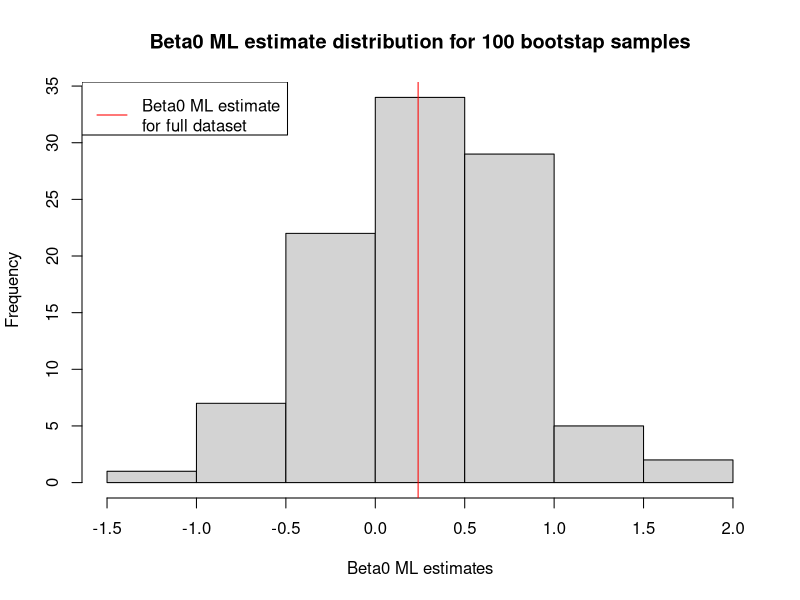
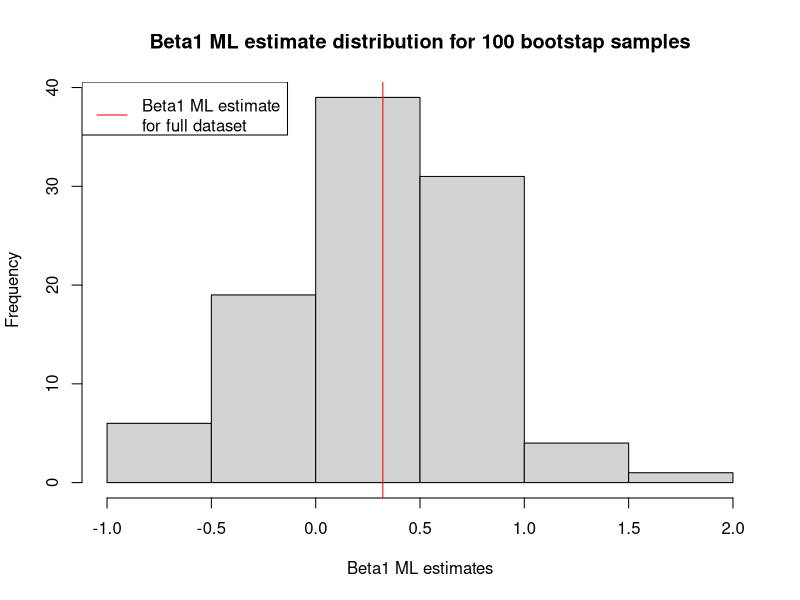

R code for these plots, in order:
# Data
genotype <- c(0, 0, 0, 0, 0, 0, 0, 0, 0, 0, 1, 1, 1, 2, 2, 2, 2, 2, 2, 0, 
              0, 0, 0, 0, 0, 1, 1, 1, 1, 1, 2)
phenotype <- c(1, 1, 1, 1, 1, 1, 1, 1, 1, 1, 1, 1, 1, 1, 1, 1, 1, 1, 1, 0, 
               0, 0, 0, 0, 0, 0, 0, 0, 0, 0, 0)
genPhen <- cbind(genotype, phenotype)

# Logistic regression model Likelihood
logistReg <- function(beta0, beta1, genPhen)
{
  # number representing genotype
  G <- c(0,1,2)
  # p for each genotype given the beta values
  p <- exp(beta0 + beta1 * G) / (1 + exp(beta0 + beta1 * G))
  names(p) <- G
  # number of cases and controls for each genotype
  nCase <- table(genPhen[genPhen[,2] == 1, 1])
  nCon <- table(genPhen[genPhen[,2] == 0, 1])
  # combined log likelihoods for cases of each genotype
  logLCase <- sapply(
    as.character(G), function(g) nCase[g]*log(p[g]))
  # combined log likelihoods for controls of each genotype
  logLCon <- sapply(
    as.character(G), function(g) nCon[g]*log(1 - p[g])) 
  # Remove NA values. Can happen if there are no cases or controls for a 
  # particular genotype
  logLCase <- logLCase[!is.na(logLCase)]
  logLCon <- logLCon[!is.na(logLCon)]
  
  # Sum all the log likelihoods
  sumLogL <- sum(logLCase) + sum(logLCon)
  return(sumLogL)
}

# log likelihood of beta0 = 0.1 and beta1 = 0.2 given all the data
logistReg(0.1, 0.2, genPhen)

# ML estimate of beta0 and beta1 using all the data
# starting with beta0 = 0.1 and beta1 = 0.2 just as arbitrary start points
# control = c(fnscale = -1) needed to make optim do maximization
mlAllData <- optim(c(0.1, 0.2), function(b) logistReg(b[1], b[2], genPhen), 
                   control = c(fnscale = -1))
mlAllData

# Try a couple different starting beta values to see if that effects 
# ML estimate
optim(c(0.5, 0.3), function(b) logistReg(b[1], b[2], genPhen), 
      control = c(fnscale = -1))
optim(c(0.8, 0.8), function(b) logistReg(b[1], b[2], genPhen), 
      control = c(fnscale = -1))
# Log likelihood values all idendical 
# parameter estimates all the same when rounding to 3 dp
# Looks good

# Generate bootstrap samples
# 100 samples seems like enough to measure variance???
B = 100

set.seed(123)
bootSamps <- list()
for(i in 1:B){
  bootSamps[[i]] <- genPhen[sample.int(nrow(genPhen), replace = TRUE),]
}

b0s <- c()
b1s <- c()
# Get the beta estimates for each sample
for(bootSamp in bootSamps){
  mlResult <- optim(
    c(0.1, 0.2), function(b) logistReg(b[1], b[2], bootSamp), 
    control = c(fnscale = -1))
  b0s <- c(b0s, mlResult$par[1])
  b1s <- c(b1s, mlResult$par[2])
}
# beta estimate means
avb0 <- mean(b0s)
avb1 <- mean(b1s)
# beta estimate variances
varsb0 <- (b0s - avb0)**2
varsb1 <- (b1s - avb1)**2
# estimated variance of the betas
estVarb0 <- sum(varsb0) / (length(b0s) - 1)
estVarb1 <- sum(varsb1) / (length(b1s) - 1)

# take a look at the distributions of the estimates
hist(b0s, xlab = "Beta0 ML estimates", 
     main = paste("Beta0 ML estimate distribution for", B, 
                  "bootstap samples"))
# Mark the beta0 estimate for all the data
abline(v = mlAllData$par[1], col = "red")
legend("topleft", legend = c("Beta0 ML estimate\nfor full dataset"), 
       col = c("red"), lty = c(1))

hist(b1s, xlab = "Beta1 ML estimates",
     main = paste("Beta1 ML estimate distribution for", B, 
                  "bootstap samples"))
# Mark the beta0 estimate for all the data
abline(v = mlAllData$par[2], col = "red")
legend("topleft", legend = c("Beta1 ML estimate\nfor full dataset"), 
       col = c("red"), lty = c(1))

